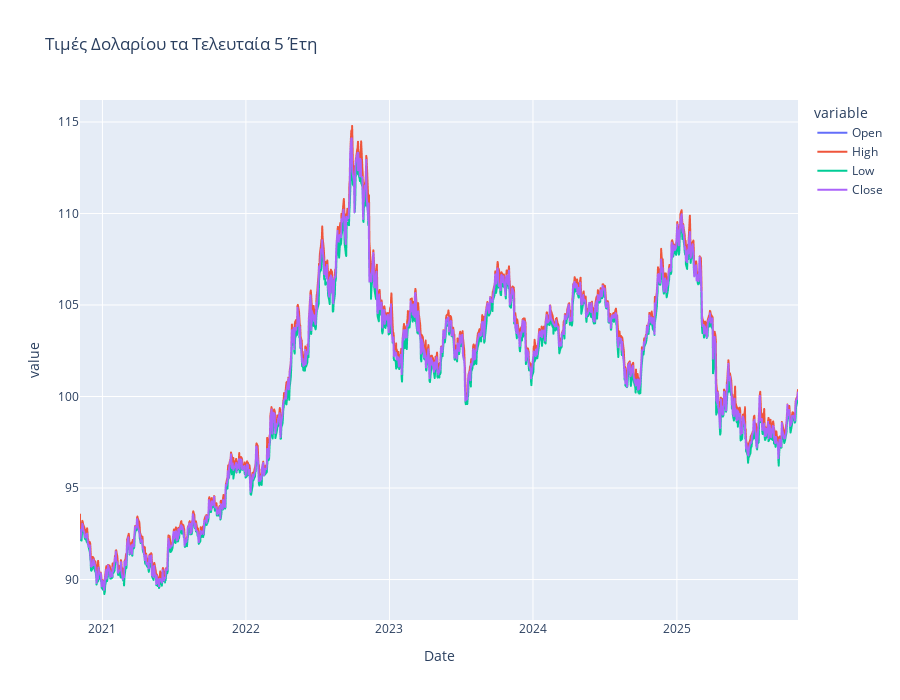

Here is the notebook cell this chart was saved with:
### Markdown cell above
## 1. Να δημιουργηθεί ένα μόνο line plot με άξονα y την τιμή κάθε στήλης (open, high, low, close) και άξονα x την ημερομηνία.

### Code cell
fig = px.line(df, x='Date', y=['Open', 'High', 'Low', 'Close'], title='Τιμές Δολαρίου τα Τελευταία 5 Έτη', height=700)
fig.show()

### Figure 1 — Plotly figure (JSON) as saved in the notebook; plotly's stock layout.template omitted (floating-point values rounded to 4 significant figures; data arrays with more than 128 entries replaced by an {"elided": "..."} marker saying what was removed)
{"data": [{"hovertemplate": "variable=Open<br>Date=%{x}<br>value=%{y}<extra></extra>", "legendgroup": "Open", "line": {"color": "#636efa", "dash": "solid"}, "marker": {"symbol": "circle"}, "mode": "lines", "name": "Open", "showlegend": true, "type": "scattergl", "x": {"elided": "1257 str values"}, "xaxis": "x", "y": {"elided": "1257 float values"}, "yaxis": "y"}, {"hovertemplate": "variable=High<br>Date=%{x}<br>value=%{y}<extra></extra>", "legendgroup": "High", "line": {"color": "#EF553B", "dash": "solid"}, "marker": {"symbol": "circle"}, "mode": "lines", "name": "High", "showlegend": true, "type": "scattergl", "x": {"elided": "1257 str values"}, "xaxis": "x", "y": {"elided": "1257 float values"}, "yaxis": "y"}, {"hovertemplate": "variable=Low<br>Date=%{x}<br>value=%{y}<extra></extra>", "legendgroup": "Low", "line": {"color": "#00cc96", "dash": "solid"}, "marker": {"symbol": "circle"}, "mode": "lines", "name": "Low", "showlegend": true, "type": "scattergl", "x": {"elided": "1257 str values"}, "xaxis": "x", "y": {"elided": "1257 float values"}, "yaxis": "y"}, {"hovertemplate": "variable=Close<br>Date=%{x}<br>value=%{y}<extra></extra>", "legendgroup": "Close", "line": {"color": "#ab63fa", "dash": "solid"}, "marker": {"symbol": "circle"}, "mode": "lines", "name": "Close", "showlegend": true, "type": "scattergl", "x": {"elided": "1257 str values"}, "xaxis": "x", "y": {"elided": "1257 float values"}, "yaxis": "y"}], "layout": {"height": 700, "legend": {"title": {"text": "variable"}, "tracegroupgap": 0}, "title": {"text": "Τιμές Δολαρίου τα Τελευταία 5 Έτη"}, "xaxis": {"anchor": "y", "domain": [0, 1], "title": {"text": "Date"}}, "yaxis": {"anchor": "x", "domain": [0, 1], "title": {"text": "value"}}}}
